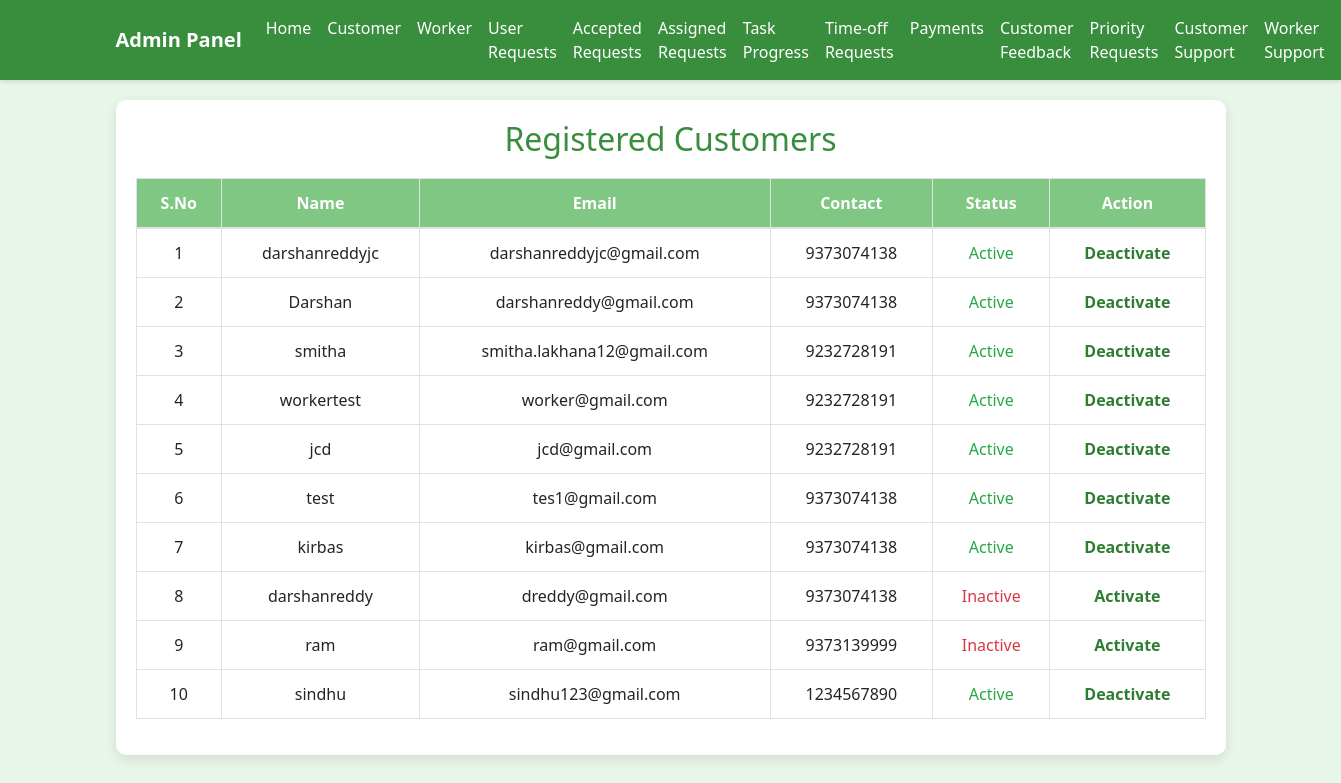
Screenshot of /wfmadmin/admincustomerviews with the database file from the repository.
### wfmadmin/models.py (models this page shows, shortened)
class customer(models.Model):
    id = models.AutoField(primary_key=True)
    firstname = models.CharField(max_length=30)
    lastname = models.CharField(max_length=30)
    address = models.CharField(max_length=100)
    city = models.CharField(max_length=20)
    state = models.CharField(max_length=20)
    country = models.CharField(max_length=20)
    username = models.CharField(max_length=20)
    email = models.EmailField(max_length=20)
    number = models.IntegerField()
    password = models.CharField(max_length=20)
    status = models.BooleanField(default=False)
    created_at = models.DateTimeField(auto_now_add=True)

### wfmadmin/views.py (the view)
# urls.py: path('admincustomerviews', admincustomerviews, name='admincustomerviews'),
def admincustomerviews(request):
    customers = customer.objects.all().order_by('-created_at')
    return render(request, 'admin/admincustomerviews.html', {'registered_users': customers})

### templates/admin/admincustomerviews.html (shortened to what this page needs)
<!DOCTYPE html>
<html lang="en">
<head>
  <link href="https://stackpath.bootstrapcdn.com/bootstrap/4.5.2/css/bootstrap.min.css" rel="stylesheet">
  <link rel="stylesheet" href="https://cdnjs.cloudflare.com/ajax/libs/font-awesome/5.15.3/css/all.min.css">
</head>
<body>
  {% include 'admin/adminnavbar.html' %}
  <section id="contact" class="contact">
    <div class="container">
      <div class="form-container">
        <div class="section-title">
          <h2>Registered Customers</h2>
        </div>
        <div class="table-responsive">
          <table class="table table-bordered">
            <thead>
              <tr>
                <th>S.No</th>
                <th>Name</th>
                <th>Email</th>
                <th>Contact</th>
                <th>Status</th>
                <th>Action</th>
              </tr>
            </thead>
            <tbody>
              {% for user in registered_users %}
                <tr>
                  <td>{{ forloop.counter }}</td>
                  <td>{{ user.username }}</td>
                  <td>{{ user.email }}</td>
                  <td>{{ user.number }}</td>
                  <td>
                    {% if user.status == 0 %}
                      <span class="text-danger">Inactive</span>
                    {% elif user.status == 1 %}
                      <span class="text-success">Active</span>
                    {% endif %}
                  </td>
                  <td>
                    {% if user.status == 0 %}
                      <a class="btn-link" href="{% url 'AdminActivecustomers' %}?uid={{ user.email }}">Activate</a>
                    {% elif user.status == 1 %}
                      <a class="btn-link" href="{% url 'AdmindeActivecustomers' %}?uid={{ user.email }}">Deactivate</a>
                    {% endif %}
                  </td>
                </tr>
              {% endfor %}
            </tbody>
          </table>
        </div>
      </div>
    </div>
  </section>
</body>
</html>

### templates/admin/adminnavbar.html (shortened to what this page needs)
<nav class="navbar navbar-expand-lg" style="background-color: #388e3c;">
  <div class="container">
    <a class="navbar-brand text-white font-weight-bold" href="{% url 'adminhome' %}">Admin Panel</a>
    <div class="collapse navbar-collapse" id="navbarNav">
      <ul class="navbar-nav ml-auto">
        <li class="nav-item">
          <a class="nav-link text-white" href="{% url 'adminhome' %}">Home</a>
        </li>
        <li class="nav-item">
          <a class="nav-link text-white" href="{% url 'admincustomerviews' %}">Customer</a>
        </li>
        <li class="nav-item">
          <a class="nav-link text-white" href="{% url 'adminworkerviews' %}">Worker</a>
        </li>
        <li class="nav-item">
          <a class="nav-link text-white" href="{% url 'adminviewrequestedservice' %}">User Requests</a>
        </li>
        <li class="nav-item">
          <a class="nav-link text-white" href="{% url 'adminviewacceptedrequests' %}">Accepted Requests</a>
        </li>
        <li class="nav-item">
          <a class="nav-link text-white" href="{% url 'adminviewassignedtasks' %}">Assigned Requests</a>
        </li>
        <li class="nav-item">
          <a class="nav-link text-white" href="{% url 'monitortaskprogress' %}">Task Progress</a>
        </li>
        <li class="nav-item">
          <a class="nav-link text-white" href="{% url 'timeoffrequests' %}">Time-off Requests</a>
        </li>
        <li class="nav-item">
          <a class="nav-link text-white" href="{% url 'adminpaymentrequest' %}">Payments</a>
        </li>
        <li class="nav-item">
          <a class="nav-link text-white" href="{% url 'adminviewcustomerfeedback' %}">Customer Feedback</a>
        </li>
        <li class="nav-item">
          <a class="nav-link text-white" href="{% url 'adminpriorityrequest' %}">Priority Requests</a>
        </li>
        <li class="nav-item">
          <a class="nav-link text-white" href="{% url 'admincustomersupport' %}">Customer Support</a>
        </li>
        <li class="nav-item">
          <a class="nav-link text-white" href="{% url 'adminworkersupport' %}">Worker Support</a>
        </li>
        <li class="nav-item">
          <a class="nav-link text-white" href="{% url 'adminlogout' %}">Logout</a>
        </li>
      </ul>
    </div>
  </div>
</nav>

### templates/admin/admincustomerviews.html (style rules this page uses)
body { background-color: #e8f5e9; color: #2e7d32; font-family: 'Segoe UI', Tahoma, Geneva, Verdana, sans-serif; }
.navbar { background-color: #388e3c; box-shadow: 0 2px 4px rgba(0, 0, 0, 0.1); }
.navbar-brand { font-weight: bold; color: #ffffff !important; }
.navbar-nav .nav-link { color: #ffffff !important; }
.section-title { text-align: center; font-size: 2rem; font-weight: bold; margin-bottom: 20px; color: #388e3c; }
.form-container { background-color: #ffffff; padding: 20px; border-radius: 10px; box-shadow: 0 4px 12px rgba(0, 0, 0, 0.1); margin-top: 20px; }
.table { background-color: #ffffff; border: none; }
.table th { background-color: #81c784; color: #ffffff; text-align: center; font-weight: bold; }
.table td { text-align: center; }
.btn-link { color: #2e7d32; font-weight: bold; }

### rows the page displays
customer: username "darshanreddyjc", email "darshanreddyjc@gmail.com", number "9373074138", status "Active"
customer: username "Darshan", email "darshanreddy@gmail.com", number "9373074138", status "Active"
customer: username "smitha", email "smitha.lakhana12@gmail.com", number "9232728191", status "Active"
customer: username "workertest", email "worker@gmail.com", number "9232728191", status "Active"
customer: username "jcd", email "jcd@gmail.com", number "9232728191", status "Active"
customer: username "test", email "tes1@gmail.com", number "9373074138", status "Active"
customer: username "kirbas", email "kirbas@gmail.com", number "9373074138", status "Active"
customer: username "darshanreddy", email "dreddy@gmail.com", number "9373074138", status "Inactive"
customer: username "ram", email "ram@gmail.com", number "9373139999", status "Inactive"
customer: username "sindhu", email "sindhu123@gmail.com", number "1234567890", status "Active"
